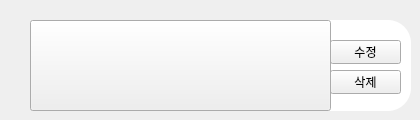
                             <widget class="QWidget" name="widget_8" native="true">
                              <property name="minimumSize">
                               <size>
                                <width>420</width>
                                <height>120</height>
                               </size>
                              </property>
                              <widget class="QLabel" name="label_22">
                               <property name="geometry">
                                <rect>
                                 <x>30</x>
                                 <y>20</y>
                                 <width>381</width>
                                 <height>91</height>
                                </rect>
                               </property>
                               <property name="sizePolicy">
                                <sizepolicy hsizetype="Fixed" vsizetype="Fixed">
                                 <horstretch>0</horstretch>
                                 <verstretch>0</verstretch>
                                </sizepolicy>
                               </property>
                               <property name="baseSize">
                                <size>
                                 <width>400</width>
                                 <height>100</height>
                                </size>
                               </property>
                               <property name="styleSheet">
                                <string notr="true">border-style:solid;
border-radius:23;
background-color: rgb(255, 255, 255);
color: rgb(255, 255, 255);
</string>
                               </property>
                               <property name="text">
                                <string/>
                               </property>
                              </widget>
                              <widget class="QPushButton" name="editbutton1_5">
                               <property name="geometry">
                                <rect>
                                 <x>330</x>
                                 <y>40</y>
                                 <width>71</width>
                                 <height>24</height>
                                </rect>
                               </property>
                               <property name="cursor">
                                <cursorShape>PointingHandCursor</cursorShape>
                               </property>
                               <property name="styleSheet">
                                <string notr="true">border-color: transparent;
</string>
                               </property>
                               <property name="text">
                                <string>수정</string>
                               </property>
                              </widget>
                              <widget class="QPushButton" name="delbutton1_5">
                               <property name="geometry">
                                <rect>
                                 <x>330</x>
                                 <y>70</y>
                                 <width>71</width>
                                 <height>24</height>
                                </rect>
                               </property>
                               <property name="cursor">
                                <cursorShape>PointingHandCursor</cursorShape>
                               </property>
                               <property name="styleSheet">
                                <string notr="true">border-color: transparent;
</string>
                               </property>
                               <property name="text">
                                <string>삭제</string>
                               </property>
                              </widget>
                              <widget class="QLabel" name="label_24">
                               <property name="geometry">
                                <rect>
                                 <x>62</x>
                                 <y>38</y>
                                 <width>61</width>
                                 <height>61</height>
                                </rect>
                               </property>
                               <property name="styleSheet">
                                <string notr="true">border-image: url(images/images/nav.logo.png);</string>
                               </property>
                               <property name="text">
                                <string/>
                               </property>
                              </widget>
                              <widget class="QLabel" name="label_25">
                               <property name="geometry">
                                <rect>
                                 <x>130</x>
                                 <y>50</y>
                                 <width>141</width>
                                 <height>41</height>
                                </rect>
                               </property>
                               <property name="styleSheet">
                                <string notr="true">font: 24pt &quot;a타이틀고딕4&quot;;
color: rgb(198, 41, 23);</string>
                               </property>
                               <property name="text">
                                <string>에브리타임</string>
                               </property>
                              </widget>
                              <widget class="QPushButton" name="bookpage6">
                               <property name="geometry">
                                <rect>
                                 <x>30</x>
                                 <y>20</y>
                                 <width>301</width>
                                 <height>91</height>
                                </rect>
                               </property>
                               <property name="cursor">
                                <cursorShape>PointingHandCursor</cursorShape>
                               </property>
                               <property name="layoutDirection">
                                <enum>Qt::LeftToRight</enum>
                               </property>
                               <property name="styleSheet">
                                <string notr="true">border-color: transparent;
color: rgb(29, 29, 29);
text-align:left;
font: 12pt &quot;서울남산 장체B&quot;;</string>
                               </property>
                               <property name="text">
                                <string/>
                               </property>
                               <property name="autoRepeatInterval">
                                <number>0</number>
                               </property>
                              </widget>
                             </widget>
